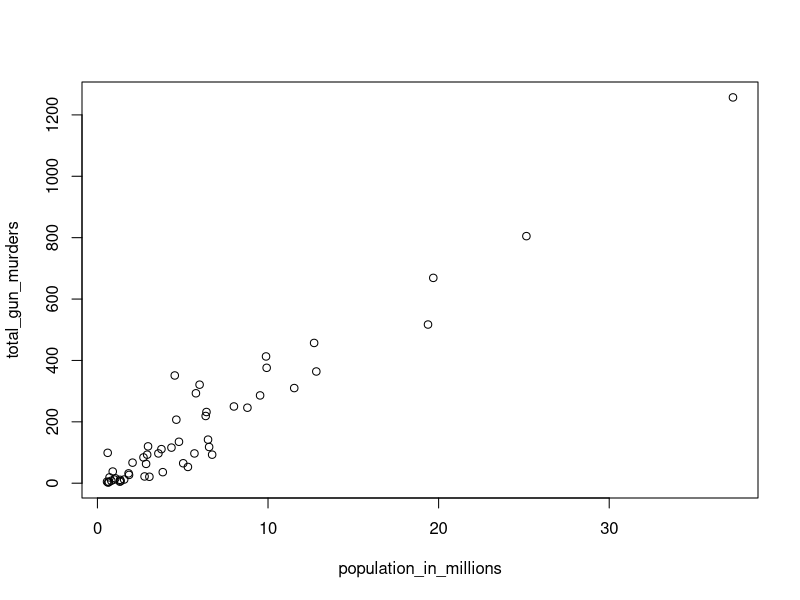
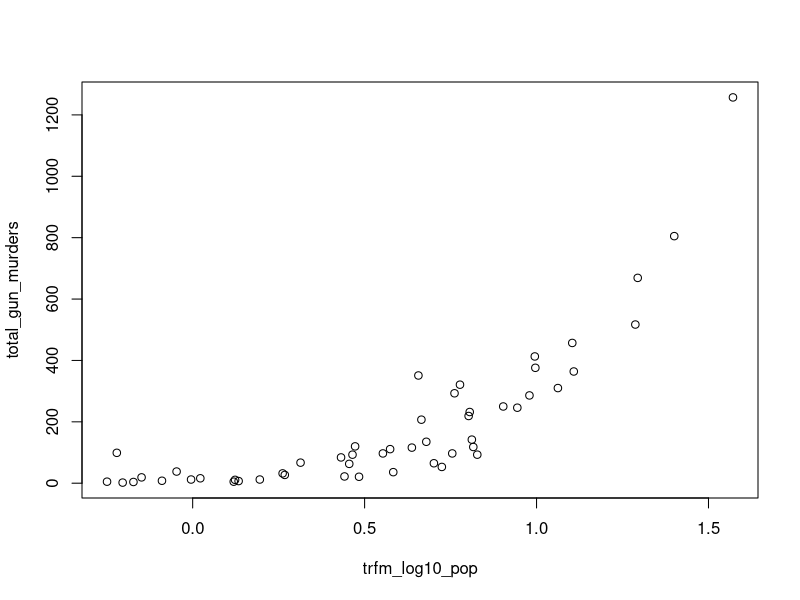
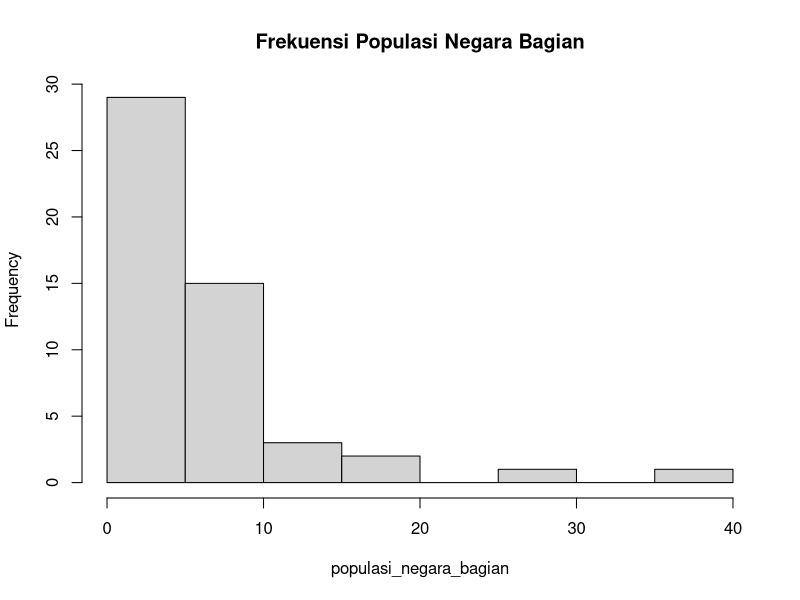
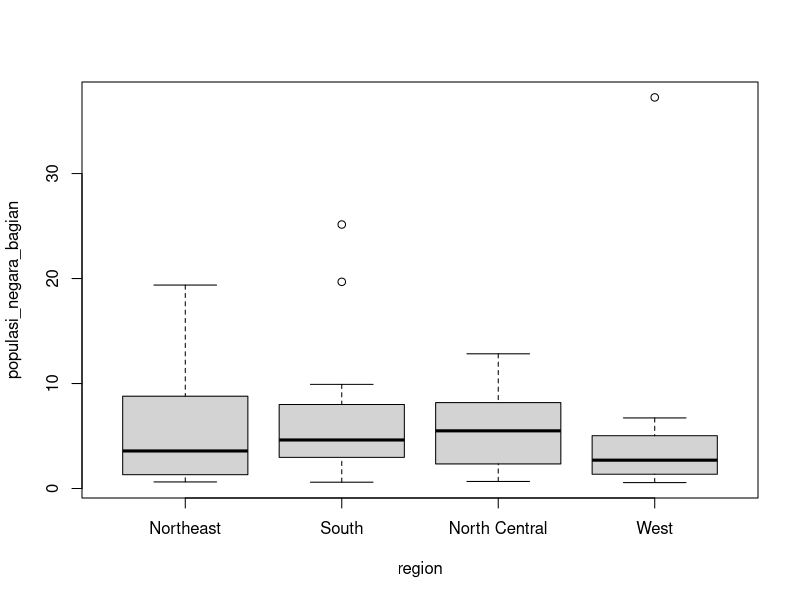

Recreate these plots in R, in order.
## ---- chunk 1
knitr::opts_chunk$set(echo = TRUE)
## ---- chunk 2
library(dslabs)
data("murders")
## ---- chunk 3
      str(murders)
## ---- chunk 4
      murders$state
## ---- chunk 5
      murders[1:50,]
## ---- chunk 6
      murders[murders$abb == 'DC',]
## ---- chunk 7
      murders
## ---- chunk 8
      sum(murders$total)
## ---- chunk 9
      str(murders) # gak ngerti maksud soalnya apa :(
## ---- chunk 10
  names(murders)
## ---- chunk 11
  a = murders$abb
  class(a)
## ---- chunk 12
  b = murders$abb[]
  class(b)
  print(paste("Apakah variabel 'a' dan 'b' bernilai sama? ", a == b))
## ---- chunk 13
  length(levels(murders$region))
## ---- chunk 14
  table(murders$region)
## ---- chunk 15
  library(dslabs)
  data("murders")
## ---- chunk 16
  pop <- murders$population
  sorted_pop <- sort(pop)
  sorted_pop[1]
## ---- chunk 17
  index <- order(murders$population)
  index[1]
## ---- chunk 18
  which.min(murders$population)
## ---- chunk 19
  i_min <- which.min(murders$population)
  murders$state[i_min]
## ---- chunk 20
  temp <- c(35, 88, 42, 84, 81, 30)
  city <- c("Beijing", "Lagos", "Paris", "Rio de Janeiro", "San Juan", "Toronto")
  city_temps <- data.frame(name = city, temperature = temp) 
## ---- chunk 21
  ranks <- rank(murders$population)
  my_df <- data.frame(state = murders$state, rank = ranks)
  my_df
## ---- chunk 22
  ranks <- rank(murders$population)
  ind <- order(ranks)
  my_df <- data.frame(state = murders$state[ind], rank = ranks[ind])
  my_df
## ---- chunk 23
  population_in_millions <- murders$population/10^6
  total_gun_murders <- murders$total
  plot(population_in_millions, total_gun_murders)
## ---- chunk 24
  population_in_millions <- murders$population/10^6
  trfm_log10_pop <- log10(population_in_millions)
  total_gun_murders <- murders$total
  plot(trfm_log10_pop, total_gun_murders)
## ---- chunk 25
  populasi_negara_bagian <- with(murders, population/10^6)
  hist(populasi_negara_bagian, main = "Frekuensi Populasi Negara Bagian")
## ---- chunk 26
  populasi_negara_bagian <- with(murders, population/10^6)
  boxplot(populasi_negara_bagian~region, data = murders)
